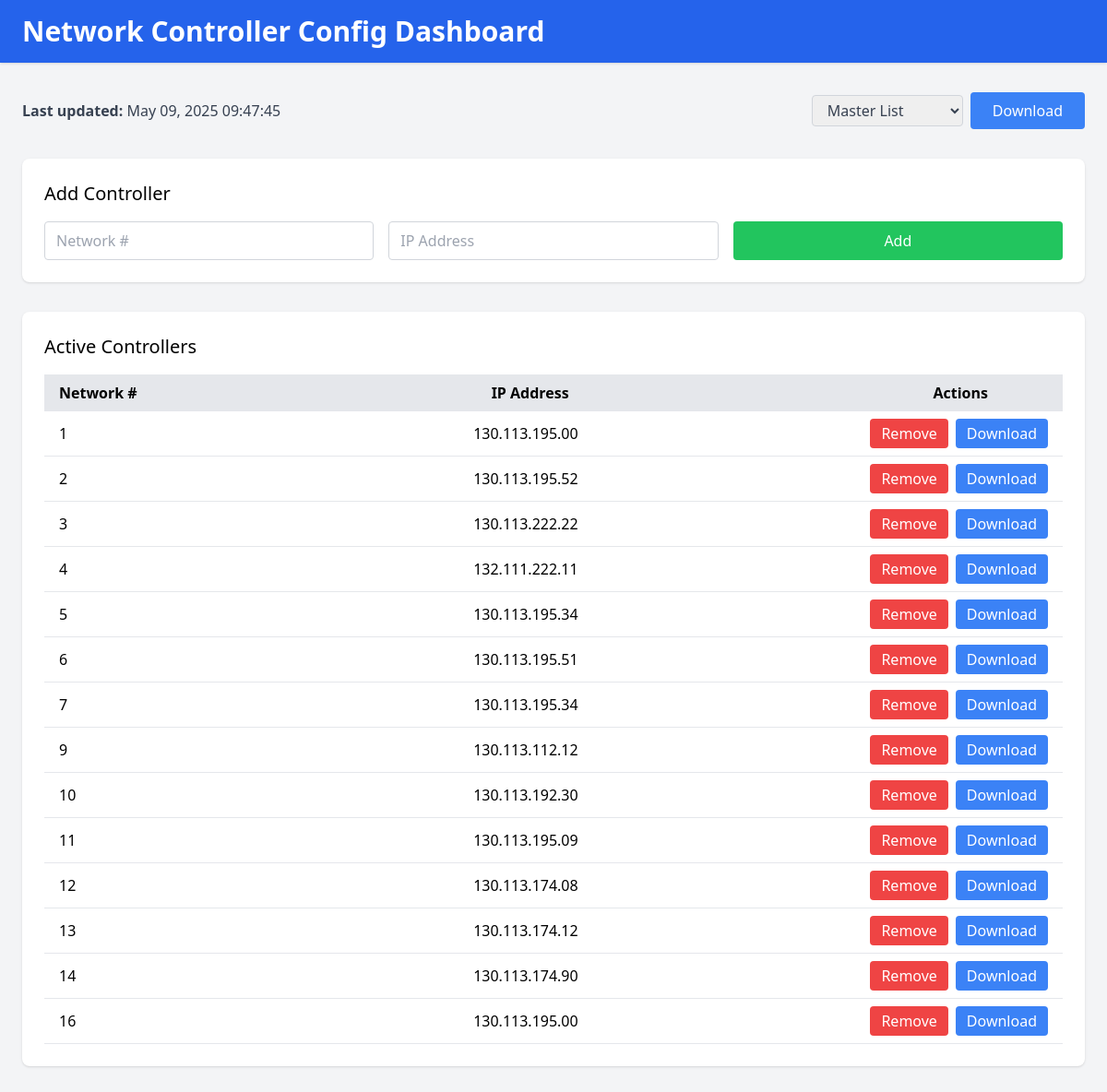
Before: / with the older database file.
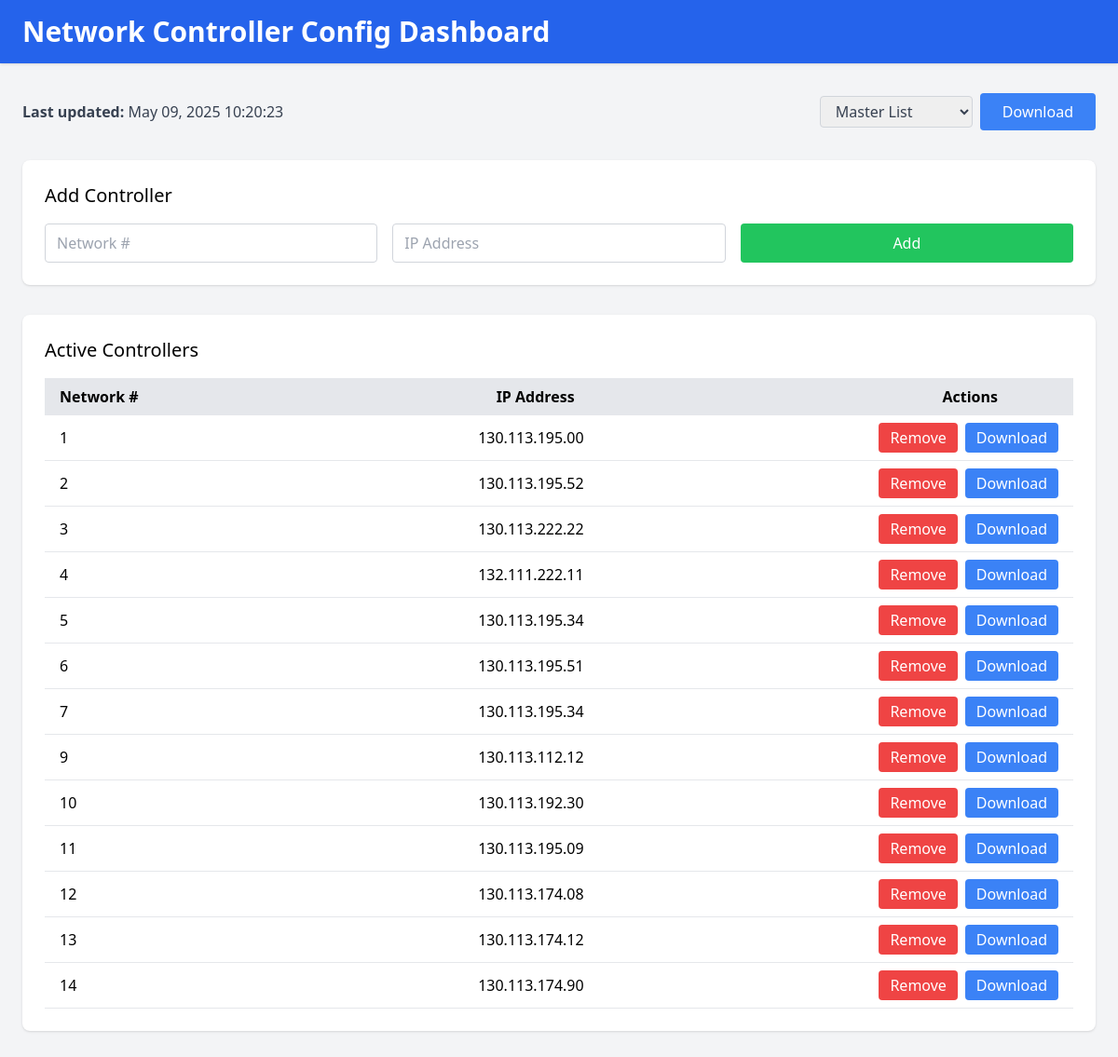
After: the same page with the newer database file.
### tables this page shows
CREATE TABLE buildings (
                 id INTEGER PRIMARY KEY AUTOINCREMENT,
                 building_number INTEGER UNIQUE,
                 ip_address TEXT,
                 status TEXT DEFAULT 'active',
                 last_updated TEXT);

### app.py (the view)
@app.route('/')
def index():
    raw_ts = get_last_update()
    if raw_ts:
        try:
            dt = datetime.datetime.fromisoformat(raw_ts)
            last_update = dt.strftime("%b %d, %Y %H:%M:%S")
        except Exception:
            last_update = raw_ts
    else:
        last_update = '—'
    return render_template(
        'index.html',
        buildings   = get_buildings(),
        last_update = last_update,
        messages    = get_flashed_messages(with_categories=True)
    )

### app.py (called while the page is built)
def get_buildings():
    conn = sqlite3.connect(DB_PATH)
    c = conn.cursor()
    c.execute("""
        SELECT * FROM buildings
         WHERE status='active' AND building_number>0
      ORDER BY building_number

    """)
    rows = c.fetchall()
    conn.close()
    return rows

def get_last_update():
    conn = sqlite3.connect(DB_PATH)
    c = conn.cursor()
    c.execute("SELECT MAX(timestamp) FROM logs")
    ts = c.fetchone()[0]
    conn.close()
    return ts

### templates/index.html (shortened to what this page needs)
<!DOCTYPE html>
<html lang="en" class="h-screen w-screen">
<head>
  <script src="https://cdn.tailwindcss.com"></script>
</head>
<body class="flex flex-col h-screen w-screen bg-gray-100">
  <header class="bg-blue-600 text-white py-4 w-full shadow">
    <div class="w-full px-6">
      <h1 class="text-3xl font-bold">Network Controller Config Dashboard</h1>
    </div>
  </header>
  <main class="flex-1 w-full px-6 py-8 overflow-auto space-y-8">
    <div class="flex justify-between items-center text-gray-700">
      <div>
        <strong>Last updated:</strong> {{ last_update or '—' }}
      </div>
      <form action="/export" method="get" class="flex items-center space-x-2">
        <select name="type" required class="border border-gray-300 rounded px-3 py-1 focus:ring-2 focus:ring-blue-500">
          <option value="master">Master List</option>
        </select>
        <button type="submit" class="bg-blue-500 text-white rounded px-6 py-2 hover:bg-blue-600 transition">
          Download
        </button>
      </form>
    </div>
    <section class="bg-white rounded-lg shadow p-6 w-full">
      <h2 class="text-xl font-medium mb-4">Add Controller</h2>
      <form id="addForm" method="POST" action="/add" class="grid grid-cols-1 sm:grid-cols-3 gap-4 w-full">
        <input type="number" id="addNumber" name="building_number" required placeholder="Network #" class="border border-gray-300 rounded px-3 py-2 w-full focus:ring-2 focus:ring-blue-500" />
        <input type="text" id="addIp" name="ip" required placeholder="IP Address" class="border border-gray-300 rounded px-3 py-2 w-full focus:ring-2 focus:ring-blue-500" />
        <button type="submit" class="bg-green-500 text-white rounded px-6 py-2 w-full hover:bg-green-600 transition">Add</button>
      </form>
    </section>
    <section class="bg-white rounded-lg shadow p-6 w-full">
      <h2 class="text-xl font-medium mb-4">Active Controllers</h2>
      <div class="w-full overflow-x-auto">
        <table class="w-full table-auto">
          <thead class="bg-gray-200">
            <tr>
              <th class="px-4 py-2 text-left">Network #</th>
              <th class="px-4 py-2 text-right"><div class="relative left-[-10px]">IP Address</div></th>
              <th class="px-4 py-2 text-right"><div class="relative left-[-65px]">Actions</div></th>
            </tr>
          </thead>
          <tbody>
            {% for b in buildings %}
              <tr class="border-b hover:bg-gray-50">
                <td class="px-4 py-2">{{ b[1] }}</td>
                <td class="px-4 py-2 text-right">{{ b[2] }}</td>
                <td class="px-4 py-2 flex justify-end space-x-2">
                  <a href="/remove/{{ b[1] }}" data-number="{{ b[1] }}" data-ip="{{ b[2] }}" class="remove-link bg-red-500 text-white rounded px-3 py-1 hover:bg-red-600 transition">Remove</a>
                  <a href="/export?type=single&building_number={{ b[1] }}" class="bg-blue-500 text-white rounded px-3 py-1 hover:bg-blue-600 transition">Download</a>
                </td>
              </tr>
            {% else %}
              <tr>
                <td colspan="3" class="text-center py-4 text-gray-500">No active controllers.</td>
              </tr>
            {% endfor %}
          </tbody>
        </table>
      </div>
    </section>
  </main>
</body>
</html>

Changed rows visible on the page:
no longer on this page (row edited): buildings: building_number "16", ip_address "130.113.195.00"
Other visible differences:
{{ last_update or '—' }}: "May 09, 2025 09:47:45" → "May 09, 2025 10:20:23"
